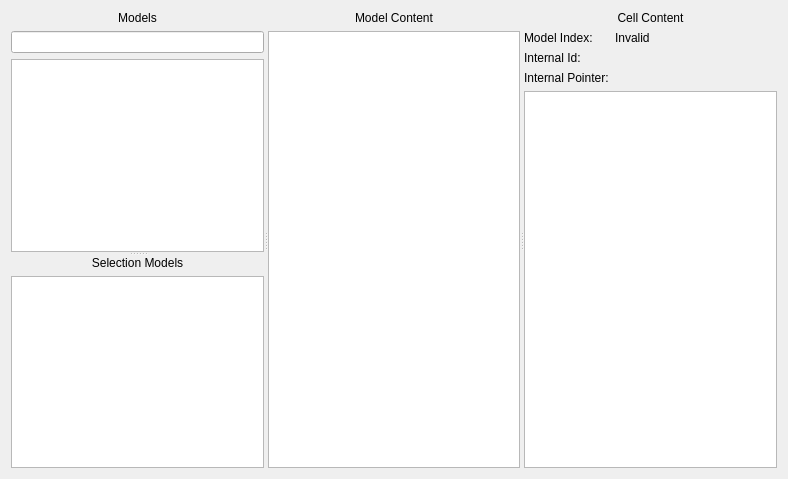
<?xml version="1.0" encoding="UTF-8"?>
<ui version="4.0">
 <class>GammaRay::ModelInspectorWidget</class>
 <widget class="QWidget" name="GammaRay::ModelInspectorWidget">
  <property name="geometry">
   <rect>
    <x>0</x>
    <y>0</y>
    <width>788</width>
    <height>479</height>
   </rect>
  </property>
  <layout class="QVBoxLayout" name="verticalLayout_5">
   <item>
    <widget class="QSplitter" name="mainSplitter">
     <property name="orientation">
      <enum>Qt::Horizontal</enum>
     </property>
     <widget class="QSplitter" name="modelSplitter">
      <property name="orientation">
       <enum>Qt::Vertical</enum>
      </property>
      <widget class="QWidget" name="layoutWidget_3">
       <layout class="QVBoxLayout" name="verticalLayout_3">
        <item>
         <widget class="QLabel" name="label_3">
          <property name="text">
           <string>Models</string>
          </property>
          <property name="alignment">
           <set>Qt::AlignCenter</set>
          </property>
         </widget>
        </item>
        <item>
         <widget class="QLineEdit" name="modelSearchLine"/>
        </item>
        <item>
         <widget class="GammaRay::DeferredTreeView" name="modelView">
          <property name="contextMenuPolicy">
           <enum>Qt::CustomContextMenu</enum>
          </property>
          <property name="uniformRowHeights">
           <bool>true</bool>
          </property>
         </widget>
        </item>
       </layout>
      </widget>
      <widget class="QWidget" name="">
       <layout class="QVBoxLayout" name="verticalLayout_4">
        <item>
         <widget class="QLabel" name="label_6">
          <property name="text">
           <string>Selection Models</string>
          </property>
          <property name="alignment">
           <set>Qt::AlignCenter</set>
          </property>
         </widget>
        </item>
        <item>
         <widget class="GammaRay::DeferredTreeView" name="selectionModelsView">
          <property name="contextMenuPolicy">
           <enum>Qt::CustomContextMenu</enum>
          </property>
          <property name="rootIsDecorated">
           <bool>false</bool>
          </property>
          <property name="uniformRowHeights">
           <bool>true</bool>
          </property>
         </widget>
        </item>
       </layout>
      </widget>
     </widget>
     <widget class="QWidget" name="">
      <layout class="QVBoxLayout" name="verticalLayout_2">
       <item>
        <widget class="QLabel" name="label">
         <property name="text">
          <string>Model Content</string>
         </property>
         <property name="alignment">
          <set>Qt::AlignCenter</set>
         </property>
        </widget>
       </item>
       <item>
        <widget class="GammaRay::DeferredTreeView" name="modelContentView">
         <property name="uniformRowHeights">
          <bool>true</bool>
         </property>
        </widget>
       </item>
      </layout>
     </widget>
     <widget class="QWidget" name="">
      <layout class="QVBoxLayout" name="verticalLayout">
       <item>
        <widget class="QLabel" name="label_2">
         <property name="text">
          <string>Cell Content</string>
         </property>
         <property name="alignment">
          <set>Qt::AlignCenter</set>
         </property>
        </widget>
       </item>
       <item>
        <layout class="QFormLayout" name="formLayout_2">
         <item row="0" column="0">
          <widget class="QLabel" name="label_8">
           <property name="text">
            <string>Model Index:</string>
           </property>
          </widget>
         </item>
         <item row="0" column="1">
          <widget class="QLabel" name="indexLabel">
           <property name="text">
            <string>Invalid</string>
           </property>
          </widget>
         </item>
         <item row="1" column="0">
          <widget class="QLabel" name="label_4">
           <property name="text">
            <string>Internal Id:</string>
           </property>
          </widget>
         </item>
         <item row="1" column="1">
          <widget class="QLabel" name="internalIdLabel">
           <property name="text">
            <string/>
           </property>
          </widget>
         </item>
         <item row="2" column="0">
          <widget class="QLabel" name="label_5">
           <property name="text">
            <string>Internal Pointer:</string>
           </property>
          </widget>
         </item>
         <item row="2" column="1">
          <widget class="QLabel" name="internalPtrLabel">
           <property name="text">
            <string/>
           </property>
          </widget>
         </item>
        </layout>
       </item>
       <item>
        <widget class="GammaRay::DeferredTreeView" name="modelCellView">
         <property name="rootIsDecorated">
          <bool>false</bool>
         </property>
         <property name="uniformRowHeights">
          <bool>true</bool>
         </property>
        </widget>
       </item>
      </layout>
     </widget>
    </widget>
   </item>
  </layout>
 </widget>
 <customwidgets>
  <customwidget>
   <class>GammaRay::DeferredTreeView</class>
   <extends>QTreeView</extends>
   <header location="global">ui/deferredtreeview.h</header>
  </customwidget>
 </customwidgets>
 <resources/>
 <connections/>
</ui>
